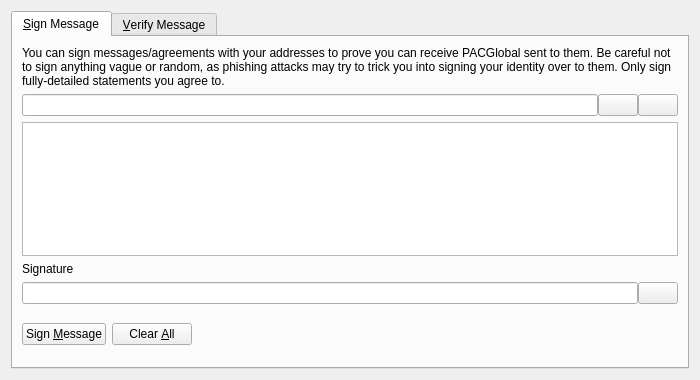
<?xml version="1.0" encoding="UTF-8"?>
<ui version="4.0">
 <class>SignVerifyMessageDialog</class>
 <widget class="QDialog" name="SignVerifyMessageDialog">
  <property name="geometry">
   <rect>
    <x>0</x>
    <y>0</y>
    <width>700</width>
    <height>380</height>
   </rect>
  </property>
  <property name="windowTitle">
   <string>Signatures - Sign / Verify a Message</string>
  </property>
  <property name="modal">
   <bool>true</bool>
  </property>
  <layout class="QVBoxLayout" name="verticalLayout">
   <item>
    <widget class="QTabWidget" name="tabWidget">
     <property name="currentIndex">
      <number>0</number>
     </property>
     <widget class="QWidget" name="tabSignMessage">
      <attribute name="title">
       <string>&amp;Sign Message</string>
      </attribute>
      <layout class="QVBoxLayout" name="verticalLayout_SM">
       <item>
        <widget class="QLabel" name="infoLabel_SM">
         <property name="text">
          <string>You can sign messages/agreements with your addresses to prove you can receive PACGlobal sent to them. Be careful not to sign anything vague or random, as phishing attacks may try to trick you into signing your identity over to them. Only sign fully-detailed statements you agree to.</string>
         </property>
         <property name="textFormat">
          <enum>Qt::PlainText</enum>
         </property>
         <property name="wordWrap">
          <bool>true</bool>
         </property>
        </widget>
       </item>
       <item>
        <layout class="QHBoxLayout" name="horizontalLayout_1_SM">
         <property name="spacing">
          <number>0</number>
         </property>
         <item>
          <widget class="QValidatedLineEdit" name="addressIn_SM">
           <property name="toolTip">
            <string>The PACGlobal address to sign the message with</string>
           </property>
          </widget>
         </item>
         <item>
          <widget class="QPushButton" name="addressBookButton_SM">
           <property name="toolTip">
            <string>Choose previously used address</string>
           </property>
           <property name="text">
            <string/>
           </property>
           <property name="shortcut">
            <string>Alt+A</string>
           </property>
           <property name="autoDefault">
            <bool>false</bool>
           </property>
          </widget>
         </item>
         <item>
          <widget class="QPushButton" name="pasteButton_SM">
           <property name="toolTip">
            <string>Paste address from clipboard</string>
           </property>
           <property name="text">
            <string/>
           </property>
           <property name="shortcut">
            <string>Alt+P</string>
           </property>
           <property name="autoDefault">
            <bool>false</bool>
           </property>
          </widget>
         </item>
        </layout>
       </item>
       <item>
        <widget class="QPlainTextEdit" name="messageIn_SM">
         <property name="toolTip">
          <string>Enter the message you want to sign here</string>
         </property>
        </widget>
       </item>
       <item>
        <widget class="QLabel" name="signatureLabel_SM">
         <property name="text">
          <string>Signature</string>
         </property>
         <property name="textFormat">
          <enum>Qt::PlainText</enum>
         </property>
        </widget>
       </item>
       <item>
        <layout class="QHBoxLayout" name="horizontalLayout_2_SM">
         <property name="spacing">
          <number>0</number>
         </property>
         <item>
          <widget class="QLineEdit" name="signatureOut_SM">
           <property name="font">
            <font>
             <italic>true</italic>
            </font>
           </property>
           <property name="readOnly">
            <bool>true</bool>
           </property>
          </widget>
         </item>
         <item>
          <widget class="QPushButton" name="copySignatureButton_SM">
           <property name="toolTip">
            <string>Copy the current signature to the system clipboard</string>
           </property>
           <property name="text">
            <string/>
           </property>
           <property name="autoDefault">
            <bool>false</bool>
           </property>
          </widget>
         </item>
        </layout>
       </item>
       <item>
        <layout class="QHBoxLayout" name="horizontalLayout_3_SM">
         <item>
          <widget class="QPushButton" name="signMessageButton_SM">
           <property name="toolTip">
            <string>Sign the message to prove you own this PACGlobal address</string>
           </property>
           <property name="text">
            <string>Sign &amp;Message</string>
           </property>
           <property name="autoDefault">
            <bool>false</bool>
           </property>
          </widget>
         </item>
         <item>
          <widget class="QPushButton" name="clearButton_SM">
           <property name="toolTip">
            <string>Reset all sign message fields</string>
           </property>
           <property name="text">
            <string>Clear &amp;All</string>
           </property>
           <property name="autoDefault">
            <bool>false</bool>
           </property>
          </widget>
         </item>
         <item>
          <spacer name="horizontalSpacer_1_SM">
           <property name="orientation">
            <enum>Qt::Horizontal</enum>
           </property>
           <property name="sizeHint" stdset="0">
            <size>
             <width>40</width>
             <height>48</height>
            </size>
           </property>
          </spacer>
         </item>
         <item>
          <widget class="QLabel" name="statusLabel_SM">
           <property name="font">
            <font>
             <weight>75</weight>
             <bold>true</bold>
            </font>
           </property>
           <property name="text">
            <string/>
           </property>
           <property name="wordWrap">
            <bool>true</bool>
           </property>
          </widget>
         </item>
         <item>
          <spacer name="horizontalSpacer_2_SM">
           <property name="orientation">
            <enum>Qt::Horizontal</enum>
           </property>
           <property name="sizeHint" stdset="0">
            <size>
             <width>40</width>
             <height>48</height>
            </size>
           </property>
          </spacer>
         </item>
        </layout>
       </item>
      </layout>
     </widget>
     <widget class="QWidget" name="tabVerifyMessage">
      <attribute name="title">
       <string>&amp;Verify Message</string>
      </attribute>
      <layout class="QVBoxLayout" name="verticalLayout_VM">
       <item>
        <widget class="QLabel" name="infoLabel_VM">
         <property name="text">
          <string>Enter the receiver's address, message (ensure you copy line breaks, spaces, tabs, etc. exactly) and signature below to verify the message. Be careful not to read more into the signature than what is in the signed message itself, to avoid being tricked by a man-in-the-middle attack. Note that this only proves the signing party receives with the address, it cannot prove sendership of any transaction!</string>
         </property>
         <property name="textFormat">
          <enum>Qt::PlainText</enum>
         </property>
         <property name="alignment">
          <set>Qt::AlignLeading|Qt::AlignLeft|Qt::AlignTop</set>
         </property>
         <property name="wordWrap">
          <bool>true</bool>
         </property>
        </widget>
       </item>
       <item>
        <layout class="QHBoxLayout" name="horizontalLayout_1_VM">
         <property name="spacing">
          <number>0</number>
         </property>
         <item>
          <widget class="QValidatedLineEdit" name="addressIn_VM">
           <property name="toolTip">
            <string>The PACGlobal address the message was signed with</string>
           </property>
          </widget>
         </item>
         <item>
          <widget class="QPushButton" name="addressBookButton_VM">
           <property name="toolTip">
            <string>Choose previously used address</string>
           </property>
           <property name="text">
            <string/>
           </property>
           <property name="shortcut">
            <string>Alt+A</string>
           </property>
           <property name="autoDefault">
            <bool>false</bool>
           </property>
          </widget>
         </item>
        </layout>
       </item>
       <item>
        <widget class="QPlainTextEdit" name="messageIn_VM"/>
       </item>
       <item>
        <widget class="QValidatedLineEdit" name="signatureIn_VM"/>
       </item>
       <item>
        <layout class="QHBoxLayout" name="horizontalLayout_2_VM">
         <item>
          <widget class="QPushButton" name="verifyMessageButton_VM">
           <property name="toolTip">
            <string>Verify the message to ensure it was signed with the specified PACGlobal address</string>
           </property>
           <property name="text">
            <string>Verify &amp;Message</string>
           </property>
           <property name="autoDefault">
            <bool>false</bool>
           </property>
          </widget>
         </item>
         <item>
          <widget class="QPushButton" name="clearButton_VM">
           <property name="toolTip">
            <string>Reset all verify message fields</string>
           </property>
           <property name="text">
            <string>Clear &amp;All</string>
           </property>
           <property name="autoDefault">
            <bool>false</bool>
           </property>
          </widget>
         </item>
         <item>
          <spacer name="horizontalSpacer_1_VM">
           <property name="orientation">
            <enum>Qt::Horizontal</enum>
           </property>
           <property name="sizeHint" stdset="0">
            <size>
             <width>40</width>
             <height>48</height>
            </size>
           </property>
          </spacer>
         </item>
         <item>
          <widget class="QLabel" name="statusLabel_VM">
           <property name="font">
            <font>
             <weight>75</weight>
             <bold>true</bold>
            </font>
           </property>
           <property name="text">
            <string/>
           </property>
           <property name="wordWrap">
            <bool>true</bool>
           </property>
          </widget>
         </item>
         <item>
          <spacer name="horizontalSpacer_2_VM">
           <property name="orientation">
            <enum>Qt::Horizontal</enum>
           </property>
           <property name="sizeHint" stdset="0">
            <size>
             <width>40</width>
             <height>48</height>
            </size>
           </property>
          </spacer>
         </item>
        </layout>
       </item>
      </layout>
     </widget>
    </widget>
   </item>
  </layout>
 </widget>
 <customwidgets>
  <customwidget>
   <class>QValidatedLineEdit</class>
   <extends>QLineEdit</extends>
   <header>qvalidatedlineedit.h</header>
  </customwidget>
 </customwidgets>
 <resources>
  <include location="../dash.qrc"/>
 </resources>
 <connections/>
</ui>
